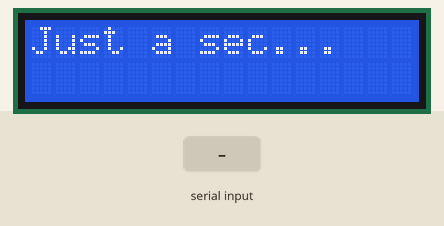
Bench run of a sketch on a simulated Arduino Mega 2560, built with avr-gcc and run on an emulated ATmega2560. Shown: 16×2 character LCD. The test bench sets the inputs (shaded band). What the sketch prints to the serial monitor is not drawn.

Above: at 1.2 s.
1.3 s: "1\n" received over Serial
At 1.8 s:
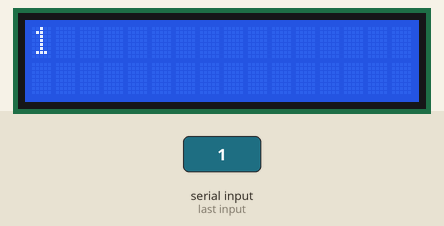
2.8 s: "0\n" received over Serial
At 4.0 s:
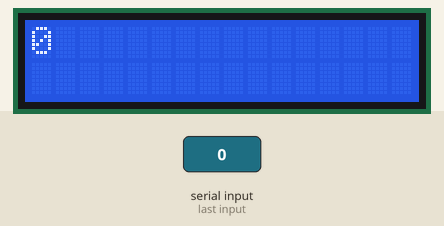
4.3 s: "2\n" received over Serial
At 5.2 s:
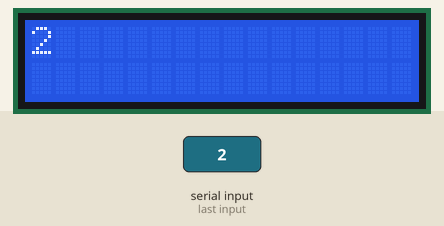
Timing chart, 0 to 7.3 s (numbered marks = the images above; inputs shaded):
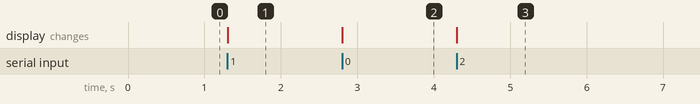

The sketch:

serial-controlled-lcd.ino
```cpp
/*

	Serial Controlled 1602 LCD Display on Arduino

	Use an Arduino to drive a 1602 LCD display, sending text to it from another device (such as a Raspberry Pi or C.H.I.P) over Serial.

	Usage:
	* By default, Serial interface runs as 115200 baud
	* On initialisation, the Arduino will send "WUT_SAY"
	* Send text of up to 32 characters
	* Optionally, break between line 1 and 2 of the display with ~ (eg. "This is line 1~This is line 2")
	* End text with a line break / EOL ("\n")
	* The arduino will reply with "K_DONE~(Your text)"

	Text automatically wraps across both lines of the display, unless, line 2 is explicitly set as above using ~ as a break.


	The circuit:
	* LCD RS pin to digital pin 12
	* LCD Enable pin to digital pin 11
	* LCD D4 pin to digital pin 5
	* LCD D5 pin to digital pin 4
	* LCD D6 pin to digital pin 3
	* LCD D7 pin to digital pin 2
	* LCD R/W pin to ground
	* LCD VSS pin to ground
	* LCD VCC pin to 5V
	* 10K resistor:
	* ends to +5V and ground
	* wiper to LCD VO pin (pin 3)

*/

#include <LiquidCrystal.h>

String serialString;


// Initialise the LCD
//LiquidCrystal lcd(52, 53, 50, 51, 48, 49); //Mega 2560
LiquidCrystal lcd(2, 3, 4, 5, 6, 7); //Mini

void setup() {

  // set up the LCD's number of columns and rows:
  lcd.begin(16, 2);

  // Print an initial message to the LCD.
  lcd.print("Just a sec...");

  //Open the serial port
  Serial.begin(115200);

  while (!Serial) {
    ; // wait for serial port to connect. Needed for native USB port only
  }


  Serial.println("WUT_SAY");
}

void loop() {

  //Listen to serial until we receive an EOL
  serialString = Serial.readStringUntil('\n');

  if(serialString.length() > 0){

    String line1 = getValue(serialString, '~', 0);
    String line2 = getValue(serialString, '~', 1);

    //If line2 is empty, check if line1 needs to wrap
    if((line2.length() == 0) && (line1.length() > 16)){
      line2 = line1.substring(16);
    }

    lcd.clear();

    lcd.setCursor(0, 0);
    lcd.print(line1);

    lcd.setCursor(0, 1);
    lcd.print(line2);

    Serial.println("K_DONE~"+serialString);

  };

  //Add an optional delay before we will display another message
  //delay(100);
}


//Substitute for explode() type function
String getValue(String data, char separator, int index){
	int found = 0;
	int strIndex[] = {0, -1};
	int maxIndex = data.length()-1;

	for(int i=0; i<=maxIndex && found<=index; i++){
		if(data.charAt(i)==separator || i==maxIndex){
			found++;
			strIndex[0] = strIndex[1]+1;
			strIndex[1] = (i == maxIndex) ? i+1 : i;
		}
	}

	return found>index ? data.substring(strIndex[0], strIndex[1]) : "";
}
```

Measured:
- after the input at 1.3 s, the display: changes at once (image 1)
- after the input at 2.8 s, the display: changes at once (image 2)
- after the input at 4.3 s, the display: changes at once (image 3)
